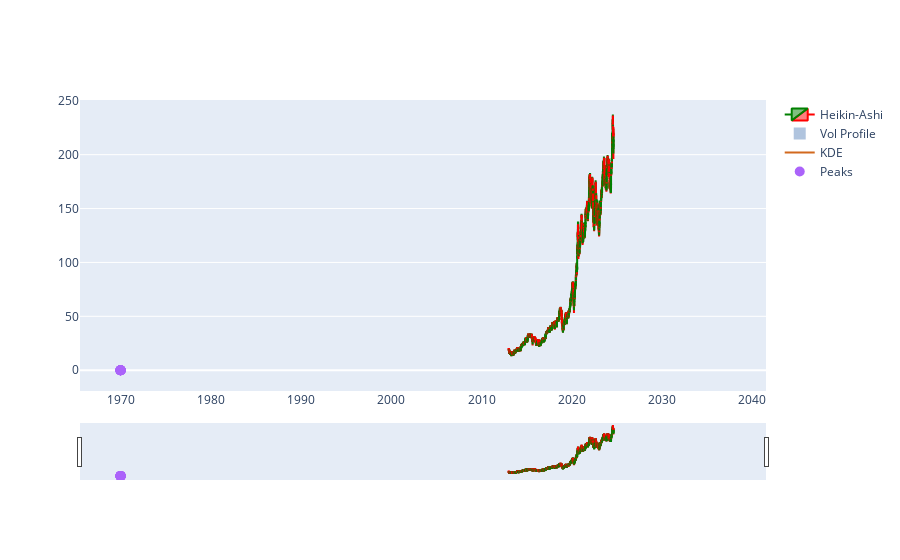

The notebook cell saved with this chart:
### Code cell
# Combine Heikin-Ashi candlestick chart with existing plots
fig_ha = plot_heikin_ashi(data) 
for trace in fig.data:
    fig_ha.add_trace(trace) 
    
fig_ha.show()

### Figure 1 — Plotly figure (JSON) as saved in the notebook; plotly's stock layout.template omitted (floating-point values rounded to 4 significant figures; data arrays with more than 128 entries replaced by an {"elided": "..."} marker saying what was removed)
{"data": [{"close": {"elided": "2921 float values"}, "decreasing": {"line": {"color": "red"}}, "high": {"elided": "2921 float values"}, "increasing": {"line": {"color": "green"}}, "low": {"elided": "2921 float values"}, "name": "Heikin-Ashi", "open": {"elided": "2921 float values"}, "type": "candlestick", "x": {"elided": "2921 str values"}}, {"histfunc": "sum", "histnorm": "probability density", "marker": {"color": "#B0C4DE"}, "name": "Vol Profile", "nbinsx": 150, "type": "histogram", "x": {"elided": "2921 float values"}, "y": {"elided": "2921 int values"}}, {"marker": {"color": "#D2691E"}, "mode": "lines", "name": "KDE", "type": "scatter", "x": {"elided": "5000 float values"}, "y": {"elided": "5000 float values"}}, {"marker": {"size": 10}, "mode": "markers", "name": "Peaks", "type": "scatter", "x": [17.39, 26.89, 42.14, 69.09, 78.19, 91.62, 116.3, 125.3, 131.5, 148.0, 173.2, 190.5, 209.4], "y": [0.03703, 0.02752, 0.01022, 0.00237, 0.002204, 0.000844, 0.002065, 0.002622, 0.002396, 0.003085, 0.00272, 0.001134, 0.0003451]}], "layout": {}}
